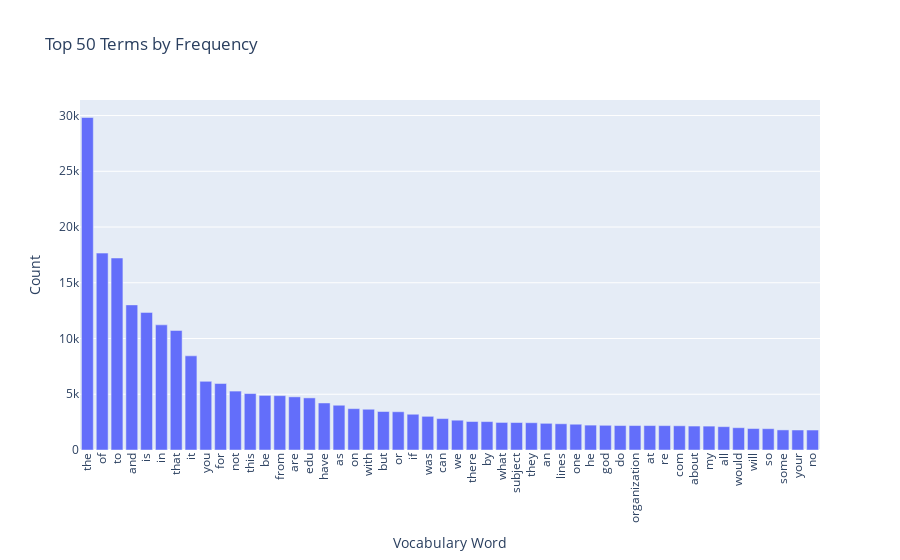
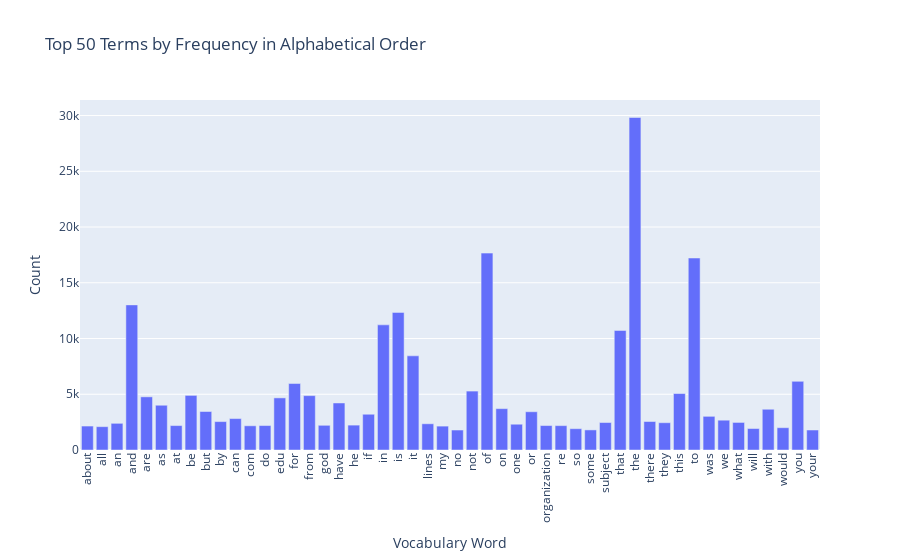

Notebook cell for these charts, in order:
### Markdown cell above
### >>> **Exercise 13 (take home):** 
The chart above only contains 300 vocabulary in the documents, and it's already computationally intensive to both compute and visualize. Can you efficiently reduce the number of terms you want to visualize as an exercise.

### Code cell
# Answer here
# reduce by frequeny (high frequency words are more meaningful for text analysis)

import plotly.express as px

df_all_terms = pd.DataFrame({
    'Term': count_vect.get_feature_names_out(),
    'Frequency': term_frequencies
})

# sort by frequency descending and slice the top 50
df_sorted = df_all_terms.sort_values(by='Frequency', ascending=False)
df_top_50 = df_sorted.head(50)

# order the top 50 most frequent ones by term alphabetically
df_top_50_alpha = df_top_50.sort_values(by='Term', ascending=True)

# plot order by frquency
fig1 = px.bar(df_top_50, x='Term', y='Frequency',
             title='Top 50 Terms by Frequency',
             labels={'Term': 'Vocabulary Word', 'Frequency': 'Count'})
fig1.update_layout(xaxis_tickangle=-90)
fig1.show()

# plot order by term alphabetically
fig2 = px.bar(df_top_50_alpha, x='Term', y='Frequency',
             title='Top 50 Terms by Frequency in Alphabetical Order',
             labels={'Term': 'Vocabulary Word', 'Frequency': 'Count'})
fig2.update_layout(xaxis_tickangle=-90)
fig2.show()

### Figure 1 — Plotly figure (JSON) as saved in the notebook; plotly's stock layout.template omitted (floating-point values rounded to 4 significant figures)
{"data": [{"hovertemplate": "Vocabulary Word=%{x}<br>Count=%{y}<extra></extra>", "legendgroup": "", "marker": {"color": "#636efa", "pattern": {"shape": ""}}, "name": "", "orientation": "v", "showlegend": false, "textposition": "auto", "type": "bar", "x": ["the", "of", "to", "and", "is", "in", "that", "it", "you", "for", "not", "this", "be", "from", "are", "edu", "have", "as", "on", "with", "but", "or", "if", "was", "can", "we", "there", "by", "what", "subject", "they", "an", "lines", "one", "he", "god", "do", "organization", "at", "re", "com", "about", "my", "all", "would", "will", "so", "some", "your", "no"], "xaxis": "x", "y": [29825, 17660, 17222, 13017, 12343, 11226, 10723, 8447, 6157, 5962, 5285, 5063, 4898, 4877, 4769, 4675, 4218, 4015, 3709, 3655, 3453, 3432, 3208, 3020, 2818, 2674, 2556, 2548, 2472, 2464, 2448, 2393, 2353, 2312, 2232, 2216, 2193, 2192, 2191, 2186, 2172, 2148, 2143, 2093, 2000, 1925, 1912, 1802, 1793, 1791], "yaxis": "y"}], "layout": {"barmode": "relative", "legend": {"tracegroupgap": 0}, "title": {"text": "Top 50 Terms by Frequency"}, "xaxis": {"anchor": "y", "domain": [0, 1], "tickangle": -90, "title": {"text": "Vocabulary Word"}}, "yaxis": {"anchor": "x", "domain": [0, 1], "title": {"text": "Count"}}}}

### Figure 2 — Plotly figure (JSON) as saved in the notebook; plotly's stock layout.template omitted (floating-point values rounded to 4 significant figures)
{"data": [{"hovertemplate": "Vocabulary Word=%{x}<br>Count=%{y}<extra></extra>", "legendgroup": "", "marker": {"color": "#636efa", "pattern": {"shape": ""}}, "name": "", "orientation": "v", "showlegend": false, "textposition": "auto", "type": "bar", "x": ["about", "all", "an", "and", "are", "as", "at", "be", "but", "by", "can", "com", "do", "edu", "for", "from", "god", "have", "he", "if", "in", "is", "it", "lines", "my", "no", "not", "of", "on", "one", "or", "organization", "re", "so", "some", "subject", "that", "the", "there", "they", "this", "to", "was", "we", "what", "will", "with", "would", "you", "your"], "xaxis": "x", "y": [2148, 2093, 2393, 13017, 4769, 4015, 2191, 4898, 3453, 2548, 2818, 2172, 2193, 4675, 5962, 4877, 2216, 4218, 2232, 3208, 11226, 12343, 8447, 2353, 2143, 1791, 5285, 17660, 3709, 2312, 3432, 2192, 2186, 1912, 1802, 2464, 10723, 29825, 2556, 2448, 5063, 17222, 3020, 2674, 2472, 1925, 3655, 2000, 6157, 1793], "yaxis": "y"}], "layout": {"barmode": "relative", "legend": {"tracegroupgap": 0}, "title": {"text": "Top 50 Terms by Frequency in Alphabetical Order"}, "xaxis": {"anchor": "y", "domain": [0, 1], "tickangle": -90, "title": {"text": "Vocabulary Word"}}, "yaxis": {"anchor": "x", "domain": [0, 1], "title": {"text": "Count"}}}}
